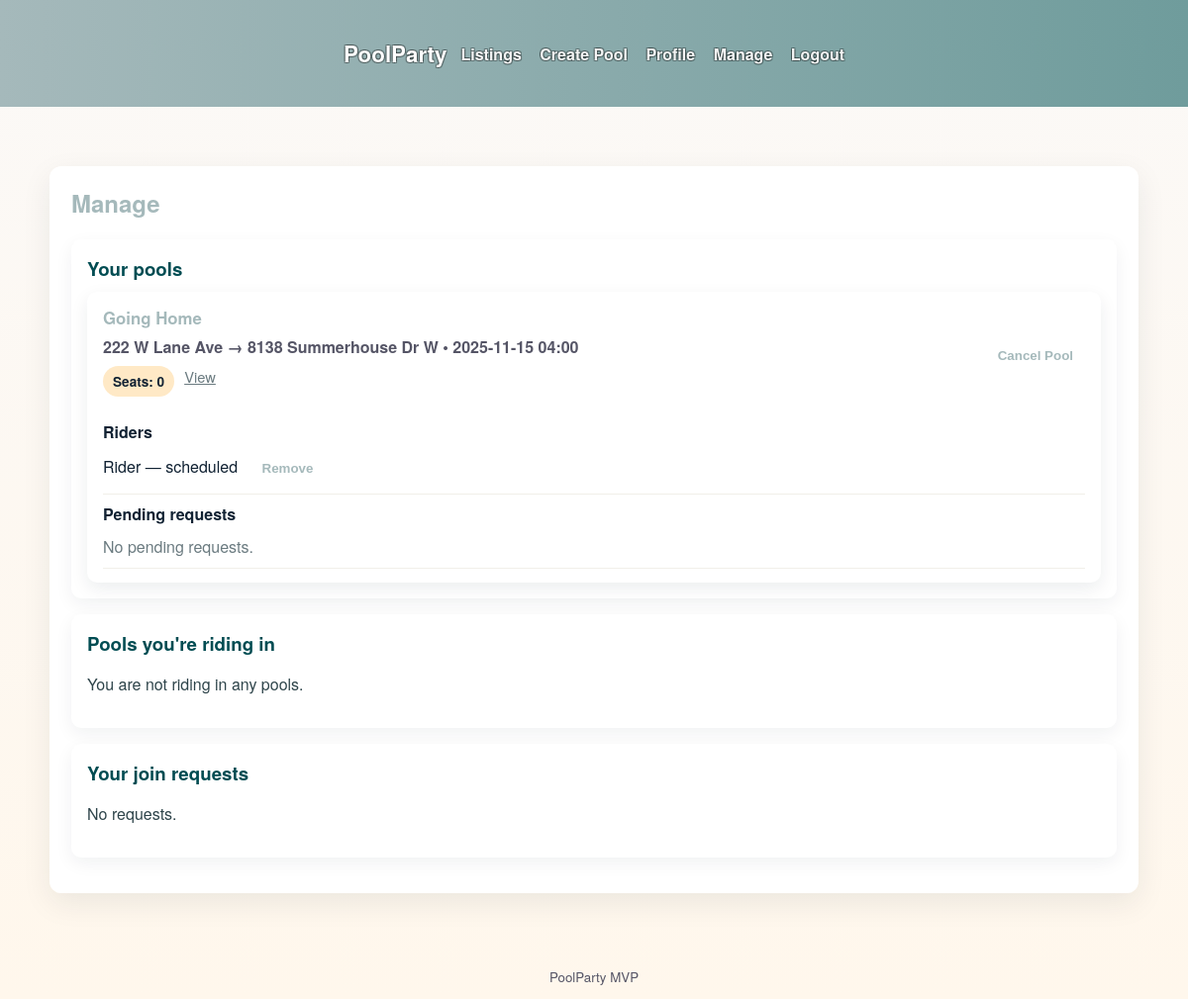
/manage (signed in), run on the app's committed database.
### app/models.py (models this page shows, shortened)
class Pool(db.Model):
    id = db.Column(db.Integer, primary_key=True)
    title = db.Column(db.String(140), nullable=False)
    origin = db.Column(db.String(140), nullable=False)
    origin_lat = db.Column(db.Float, nullable=True)
    origin_lng = db.Column(db.Float, nullable=True)
    destination = db.Column(db.String(140), nullable=False)
    dest_lat = db.Column(db.Float, nullable=True)
    dest_lng = db.Column(db.Float, nullable=True)
    depart_time = db.Column(db.DateTime, nullable=True)
    seats = db.Column(db.Integer, default=1)
    description = db.Column(db.Text)
    cancelled = db.Column(db.Boolean, default=False)
    created_at = db.Column(db.DateTime, default=datetime.utcnow)
    owner_id = db.Column(db.Integer, db.ForeignKey('user.id'))
    join_requests = db.relationship('JoinRequest', backref='pool', lazy='dynamic')
    rides = db.relationship('Ride', backref='pool', lazy='dynamic')

class User(UserMixin, db.Model):
    id = db.Column(db.Integer, primary_key=True)
    username = db.Column(db.String(64), unique=True, nullable=False)
    email = db.Column(db.String(120), unique=True, nullable=False)
    password = db.Column(db.String(128), nullable=False)
    full_name = db.Column(db.String(128))
    phone = db.Column(db.String(32))
    pickup_address = db.Column(db.String(255))
    pickup_notes = db.Column(db.Text)
    appearance = db.Column(db.String(255))
    created_at = db.Column(db.DateTime, default=datetime.utcnow)
    pools = db.relationship('Pool', backref='owner', lazy='dynamic')
    join_requests = db.relationship('JoinRequest', backref='requester', lazy='dynamic')

class Ride(db.Model):
    id = db.Column(db.Integer, primary_key=True)
    pool_id = db.Column(db.Integer, db.ForeignKey('pool.id'))
    user_id = db.Column(db.Integer, db.ForeignKey('user.id'))
    status = db.Column(db.String(20), default='scheduled')  # scheduled/completed/cancelled
    created_at = db.Column(db.DateTime, default=datetime.utcnow)
    passenger = db.relationship('User')

### app/main.py (the view, shortened to what this page needs)
@main_bp.route('/manage')
@login_required
def manage():
    try:
        owned_pools = Pool.query.filter_by(owner_id=current_user.id, cancelled=False).all()
    except Exception:
        owned_pools = Pool.query.filter_by(owner_id=current_user.id).all()
    my_rides = Ride.query.filter_by(user_id=current_user.id).join(Pool).filter(Pool.owner_id != current_user.id).all()
    raw_requests = JoinRequest.query.filter_by(user_id=current_user.id, status='pending').all()
    my_requests = []
    owner_raw_requests = JoinRequest.query.join(Pool).filter(Pool.owner_id == current_user.id, JoinRequest.status == 'pending').all()
    owner_requests = []
    for jr in owner_raw_requests:
        pool = jr.pool
        if hasattr(pool, 'cancelled') and pool.cancelled:
            continue
        owner_requests.append(jr)
    owner_pools_info = []
    for p in owned_pools:
        rides = Ride.query.filter_by(pool_id=p.id).all()
        riders = []
        for r in rides:
            u = User.query.get(r.user_id)
            if u:
                riders.append({'user': u, 'ride': r})
        reqs = [jr for jr in owner_requests if jr.pool_id == p.id]
        owner_pools_info.append({'pool': p, 'riders': riders, 'requests': reqs})
    return render_template('manage.html', owned_pools=owned_pools, my_requests=my_requests, my_rides=my_rides, owner_requests=owner_requests, owner_pools_info=owner_pools_info)

### app/models.py (called while the page is built)
@login_manager.user_loader
def load_user(user_id):
    return User.query.get(int(user_id))

### app/templates/manage.html
{% extends 'base.html' %}
{% block content %}
  <div class="page-card">
    <h2>Manage</h2>
    <section class="section-card">
      <h3>Your pools</h3>
      {% if owner_pools_info %}
        <div class="listings-grid">
      {% for info in owner_pools_info %}
        {% set p = info.pool %}
        <div class="card">
          <div class="card-body">
            <div style="display:flex;justify-content:space-between;align-items:center;margin-bottom:8px;">
              <div>
                <div class="card-title">{{ p.title }}</div>
                <div class="card-route">{{ p.origin }} → {{ p.destination }} {% if p.depart_time %}• {{ p.depart_time.strftime('%Y-%m-%d %H:%M') }}{% endif %}</div>
                <div class="card-meta">
                  <span class="pill">Seats: {{ p.seats }}</span>
                  <a href="{{ url_for('main.pool_detail', pool_id=p.id) }}" class="muted">View</a>
                </div>
              </div>
              <div>
                <form method="post" action="{{ url_for('main.cancel_pool', pool_id=p.id) }}" style="display:inline">
                  <button type="submit" class="btn secondary">Cancel Pool</button>
                </form>
              </div>
            </div>
            <div style="margin-top:6px;">
              <strong>Riders</strong>
              <ul>
                {% if info.riders %}
                  {% for item in info.riders %}
                    <li>{{ item.user.username }} {% if item.ride.status != 'cancelled' %} — {{ item.ride.status }}{% else %} — <em>cancelled</em>{% endif %}
                      <form method="post" action="{{ url_for('main.remove_rider', pool_id=p.id, user_id=item.user.id) }}" style="display:inline;margin-left:8px;">
                        <button type="submit" class="btn secondary">Remove</button>
                      </form>
                    </li>
                  {% endfor %}
                {% else %}
                  <li class="muted">No riders yet.</li>
                {% endif %}
              </ul>
            </div>
            <div style="margin-top:8px;">
              <strong>Pending requests</strong>
              <ul>
                {% if info.requests %}
                  {% for jr in info.requests %}
                    <li>
                      <div style="display:flex;justify-content:space-between;align-items:center;gap:10px;">
                        <div>
                          <div><strong>{{ jr.requester.username }}</strong> <span class="muted">({{ jr.requester.email }})</span></div>
                          {% if jr.message %}
                            <div class="muted">"{{ jr.message }}"</div>
                          {% endif %}
                          {% if jr.added_human %}
                            <div style="margin-top:6px;" class="muted">Adds <strong>{{ jr.added_human }}</strong> to route for pickup</div>
                          {% endif %}
                        </div>
                        <div style="white-space:nowrap;">
                          <a href="{{ url_for('main.handle_request', req_id=jr.id, action='accept') }}" class="btn">Accept</a>
                          <a href="{{ url_for('main.handle_request', req_id=jr.id, action='reject') }}" class="btn secondary">Reject</a>
                        </div>
                      </div>
                    </li>
                  {% endfor %}
                {% else %}
                  <li class="muted">No pending requests.</li>
                {% endif %}
              </ul>
            </div>
          </div>
        </div>
      {% endfor %}
        </div>
      {% else %}
        <p>You do not own any pools.</p>
      {% endif %}
    </section>
    <section class="section-card">
      <h3>Pools you're riding in</h3>
      {% if my_rides %}
        <div class="listings-grid">
      {% for ride in my_rides %}
        <div class="card">
          <div class="card-body">
            <div class="card-title">{{ ride.pool.title }}</div>
            <div class="card-route">{{ ride.pool.origin }} → {{ ride.pool.destination }}</div>
            <div style="margin-top:8px;display:flex;gap:8px;align-items:center;">
              <a href="{{ url_for('main.pool_detail', pool_id=ride.pool.id) }}" class="btn">View</a>
              <form method="post" action="{{ url_for('main.leave_pool', pool_id=ride.pool.id) }}" style="display:inline">
                <button type="submit" class="btn secondary">Leave</button>
              </form>
            </div>
          </div>
        </div>
      {% endfor %}
        </div>
      {% else %}
        <p>You are not riding in any pools.</p>
      {% endif %}
    </section>
    <section class="section-card">
      <h3>Your join requests</h3>
      {% if my_requests %}
        <div class="listings-grid">
      {% for r in my_requests %}
        <div class="card">
          <div class="card-body">
            <div style="display:flex;justify-content:space-between;align-items:center;">
              <div>
                <div class="card-title">{{ r.pool.title }}</div>
                <div class="card-route">{{ r.pool.origin }} → {{ r.pool.destination }}</div>
                <div class="muted">requested on {{ r.created_at.strftime('%Y-%m-%d') }}</div>
                {% if r.message %}
                  <div style="margin-top:6px;" class="muted">"{{ r.message }}"</div>
                {% endif %}
              </div>
              <div style="white-space:nowrap;display:flex;gap:8px;align-items:center;">
                <a href="{{ url_for('main.pool_detail', pool_id=r.pool.id) }}" class="btn">View</a>
                <form method="post" action="{{ url_for('main.cancel_request', req_id=r.id) }}" style="display:inline">
                  <button type="submit" class="btn secondary">Cancel</button>
                </form>
              </div>
            </div>
          </div>
        </div>
      {% endfor %}
        </div>
      {% else %}
        <p>No requests.</p>
      {% endif %}
    </section>
  </div>
{% endblock %}

### app/static/css/style.css (style rules this page uses)
:root { --ocean-600: #a5b9bb; --ocean-400: #6f9c9c; --ocean-800: #004c52; --sand-100: #fff7ec; --sand-300: #ffe9c6; --coral: #879c9bcf; --text: #123; --muted: #556; }
body { font-family: 'Helvetica Neue', 'Open Sans', sans-serif; margin: 0; padding: 0; color: var(--text); background: linear-gradient(180deg, #fbf9f7 0%, var(--sand-100) 100%); position: relative; overflow-x: hidden; }
body::before { content: ""; position: fixed; inset: 0; background-image: url('https://images.pexels.com/photos/7676849/pexels-photo-7676849.jpeg'); background-repeat: no-repeat; background-position: center center; background-size: cover; z-index: -1; opacity: 0.36; transform-origin: center; filter: saturate(1.15) contrast(1.08) brightness(1.03); pointer-events: none; animation: pp-bg-float 28s ease-in-out infinite; }
.listings-grid { display:grid; grid-template-columns: repeat(auto-fit, minmax(260px, 1fr)); gap:18px; }
.card { background: white; border-radius: 10px; box-shadow: 0 6px 18px rgba(18,36,56,0.08); overflow: hidden; display:flex; flex-direction:column; transition: transform .14s ease, box-shadow .14s ease; }
.card-body { padding: 14px 16px; flex:1; display:flex; flex-direction:column; }
.card-title { font-size:1.05rem; font-weight:700; color:var(--ocean-600); margin-bottom:6px; }
.card-route { font-weight:600; color:var(--muted); margin-bottom:8px; }
.card-meta { display:flex; gap:10px; flex-wrap:wrap; font-size:0.92rem; color:#3b5566; margin-bottom:10px; }
.pill { background: var(--sand-300); color: var(--text); padding:6px 10px; border-radius:999px; font-weight:600; font-size:0.85rem; }
.btn { background: var(--ocean-600); color:white; padding:8px 12px; border-radius:6px; text-decoration:none; font-weight:700; }
.btn.secondary { background: transparent; color:var(--ocean-600); border: 1px solid var(--ocean-300); }
.muted { color:#6b7b80; }
h2 { color: var(--ocean-600); margin-top:0; }
h3 { color:#234; margin-bottom:6px; }
p { line-height:1.5; color:#2f454b; }
a { color:var(--ocean-600); }
.container ul { list-style:none; padding:0; margin:0; }
.container ul li { padding:10px 0; border-bottom:1px solid #f1efe9; }
.muted small, .muted { color:#6b7b80; }
.page-card { max-width: 1100px; margin: 18px auto; background: rgba(255,255,255,0.96); border-radius: 12px; box-shadow: 0 10px 30px rgba(12,32,48,0.08); padding: 20px 22px; }
.section-card { background: #fff; border-radius: 10px; padding: 16px; box-shadow: 0 6px 18px rgba(18,36,56,0.06); margin-bottom: 16px; }
.section-card h3 { margin-top: 0; margin-bottom: 10px; color: var(--ocean-800); }

### data on the page
Pool: title "Going Home", origin "222 W Lane Ave", destination "8138 Summerhouse Dr W", depart_time "2025-11-15 04:00", seats "0"
User: user.username "Rider"
Ride: ride.status "scheduled"
